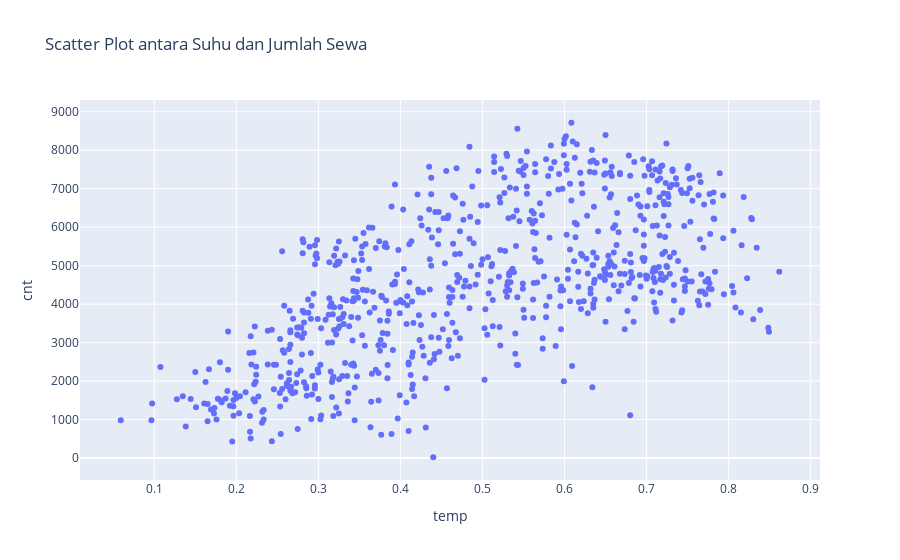

The notebook cell saved with this chart:
### Markdown cell above
**> Scatter plot antara suhu (temp) dan jumlah sewa (cnt)**

### Code cell
fig = px.scatter(df_day, x='temp', y='cnt', title='Scatter Plot antara Suhu dan Jumlah Sewa')
fig.show()

### Figure 1 — Plotly figure (JSON) as saved in the notebook; plotly's stock layout.template omitted (floating-point values rounded to 4 significant figures; data arrays with more than 128 entries replaced by an {"elided": "..."} marker saying what was removed)
{"data": [{"hovertemplate": "temp=%{x}<br>cnt=%{y}<extra></extra>", "legendgroup": "", "marker": {"color": "#636efa", "symbol": "circle"}, "mode": "markers", "name": "", "orientation": "v", "showlegend": false, "type": "scatter", "x": {"elided": "731 float values"}, "xaxis": "x", "y": {"elided": "731 int values"}, "yaxis": "y"}], "layout": {"legend": {"tracegroupgap": 0}, "title": {"text": "Scatter Plot antara Suhu dan Jumlah Sewa"}, "xaxis": {"anchor": "y", "domain": [0, 1], "title": {"text": "temp"}}, "yaxis": {"anchor": "x", "domain": [0, 1], "title": {"text": "cnt"}}}}
